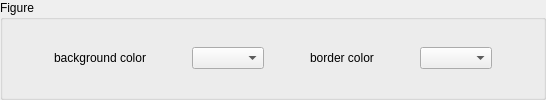
           <widget class="QGroupBox" name="groupBox_28">
            <property name="title">
             <string>Figure</string>
            </property>
            <layout class="QGridLayout" name="gridLayout_6">
             <item row="0" column="0">
              <layout class="QGridLayout" name="gridLayout_7">
               <item row="0" column="6">
                <spacer name="horizontalSpacer_189">
                 <property name="orientation">
                  <enum>Qt::Horizontal</enum>
                 </property>
                 <property name="sizeHint" stdset="0">
                  <size>
                   <width>40</width>
                   <height>20</height>
                  </size>
                 </property>
                </spacer>
               </item>
               <item row="0" column="8">
                <spacer name="horizontalSpacer_190">
                 <property name="orientation">
                  <enum>Qt::Horizontal</enum>
                 </property>
                 <property name="sizeHint" stdset="0">
                  <size>
                   <width>40</width>
                   <height>20</height>
                  </size>
                 </property>
                </spacer>
               </item>
               <item row="0" column="7">
                <widget class="QComboBox" name="figBorderColorCombo"/>
               </item>
               <item row="0" column="2">
                <spacer name="horizontalSpacer_136">
                 <property name="orientation">
                  <enum>Qt::Horizontal</enum>
                 </property>
                 <property name="sizeHint" stdset="0">
                  <size>
                   <width>40</width>
                   <height>20</height>
                  </size>
                 </property>
                </spacer>
               </item>
               <item row="0" column="4">
                <spacer name="horizontalSpacer_188">
                 <property name="orientation">
                  <enum>Qt::Horizontal</enum>
                 </property>
                 <property name="sizeHint" stdset="0">
                  <size>
                   <width>40</width>
                   <height>20</height>
                  </size>
                 </property>
                </spacer>
               </item>
               <item row="0" column="0">
                <spacer name="horizontalSpacer_186">
                 <property name="orientation">
                  <enum>Qt::Horizontal</enum>
                 </property>
                 <property name="sizeHint" stdset="0">
                  <size>
                   <width>40</width>
                   <height>20</height>
                  </size>
                 </property>
                </spacer>
               </item>
               <item row="0" column="5">
                <widget class="QLabel" name="label_130">
                 <property name="text">
                  <string>border color</string>
                 </property>
                </widget>
               </item>
               <item row="0" column="3">
                <widget class="QComboBox" name="figBackgroundColorCombo"/>
               </item>
               <item row="0" column="1">
                <widget class="QLabel" name="label_134">
                 <property name="text">
                  <string>background color</string>
                 </property>
                </widget>
               </item>
              </layout>
             </item>
            </layout>
           </widget>
